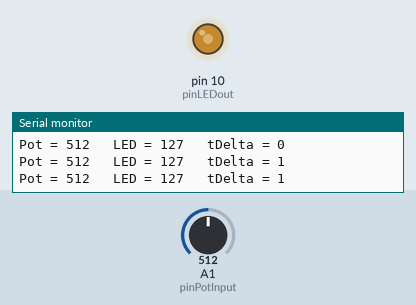
A sketch run on a simulated Arduino Uno, built with avr-gcc and run on an emulated ATmega328P. On the bench: output pins drawn as LEDs (lit = HIGH), the last lines printed to the serial monitor. The test bench sets the inputs (shaded band); at power-on: A1 (pinPotInput) = 512.

Above: at 1.2 s.
1.3 s: A1 (pinPotInput) set to 989
At 2.3 s:
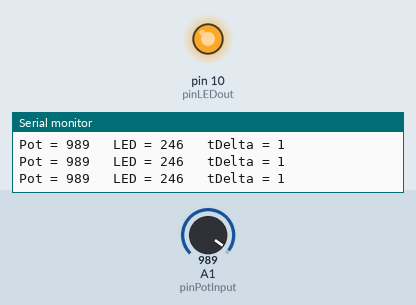
2.8 s: A1 (pinPotInput) set to 1006
At 3.5 s:
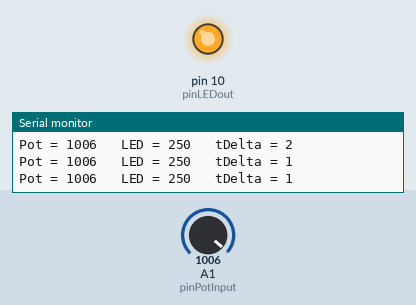
5.8 s: A1 (pinPotInput) set to 716
At 7.0 s:
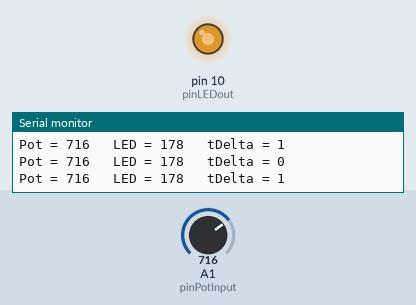
7.3 s: A1 (pinPotInput) set to 410
At 8.0 s:
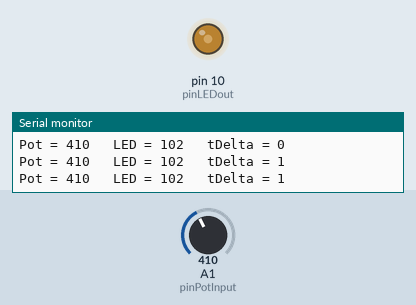
8.8 s: A1 (pinPotInput) set to 384
At 9.2 s:
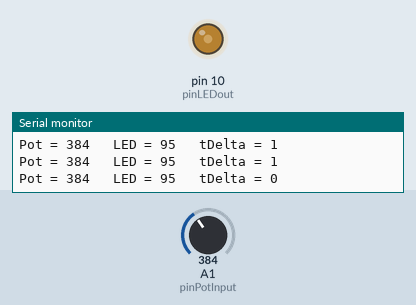
11.8 s: A1 (pinPotInput) set to 6
At 12.5 s:
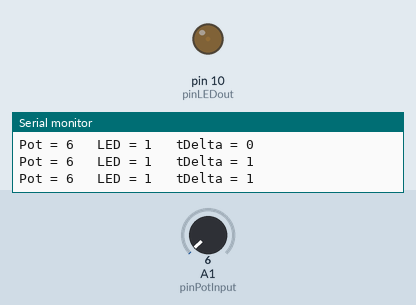
13.3 s: A1 (pinPotInput) set to 3
Timing chart, 0 to 15.8 s (numbered marks = the images above; inputs shaded):
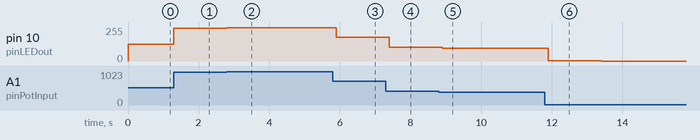

Measured:
- after the input at 1.3 s, pin 10 (pinLEDout): 127/255 → 246/255 at once
- after the input at 2.8 s, pin 10 (pinLEDout): 246/255 → 250/255 at once
- after the input at 5.8 s, pin 10 (pinLEDout): 250/255 → 178/255 after 0.10 s
- after the input at 7.3 s, pin 10 (pinLEDout): 178/255 → 102/255 after 0.10 s
- after the input at 8.8 s, pin 10 (pinLEDout): 102/255 → 95/255 after 0.10 s
- after the input at 11.8 s, pin 10 (pinLEDout): 95/255 → 1/255 after 0.09 s
- after the input at 13.3 s, pin 10 (pinLEDout): 1/255 → 0/255 after 0.09 s

The sketch:

LDR_tester_v010.ino
```cpp
/*
--------------
LED-LDR tester
--------------
This sketch will vary the brightness of an LED coupled with an LDR to vary
the resistance across the LDR.


*/

const int pinPotInput = 1;   //  pin - Voltage signal (0-5V) from pot
const int pinLEDout = 10;    //  pin - PWM out to LED
const int pinLEDsys = 13;    //  pin - Onboard LED

int PotInput;
int LEDout;
int LED = 1;

long tSys;
long tSysPrev;
int tDelta;


void setup()
{
  // Initialize serial communication at 9600 bits per second:
  Serial.begin(9600);

  tSysPrev = millis();

}

void loop()
{
  PotInput = analogRead(pinPotInput);
  LEDout = map(PotInput, 0, 1023, 0, 255);  //  Reverse map pot input to throttle output
  analogWrite(pinLEDout, LEDout);


  //  Toggle LED output
  if(LED == 1) {
    LED = 0;
  }
  else {
    LED = 1;
  }
  digitalWrite(pinLEDsys, LED);

  //  Introduce delay to get approx 100ms loops (10Hz)
  tSys = millis();
  tDelta = tSys - tSysPrev;
  delay(100-tDelta);
  tSysPrev = millis();


  //  Output to serial monitor
  Serial.print("Pot = ");
  Serial.print(PotInput);
  Serial.print("   LED = ");
  Serial.print(LEDout);
  Serial.print("   tDelta = ");
  Serial.println(tDelta);

}
```
